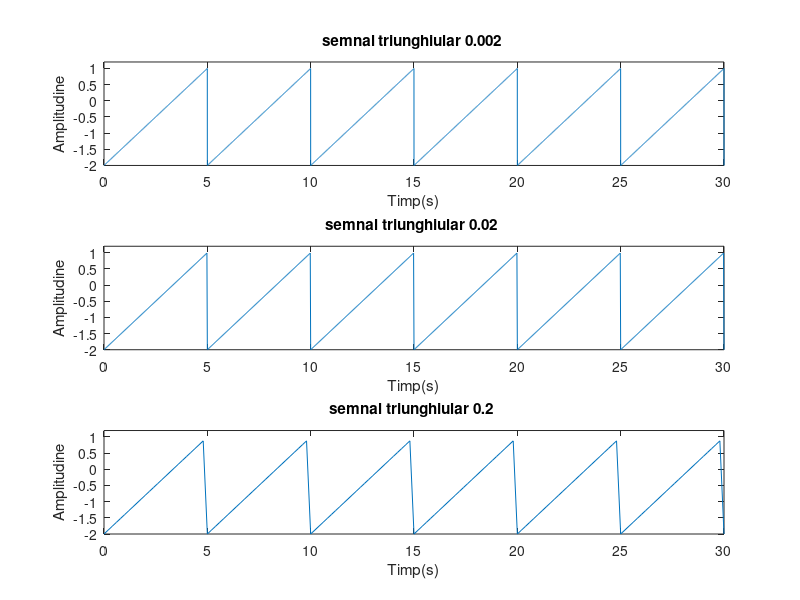

MATLAB code for this plot:
T=5
w=2*pi/T
s=1 %panta
 nT=6 %numarul de perioade reprezentate
t1=0:0.002:5*nT
x=1.5*sawtooth(t1*w,1)-0.5 %generarea semnalului triunghiular amplitudinea
%este 1.5 si componenta continua -0.5 pentru ca nivelul de maxim sa fie egal
%cu 1 iar cel de minim cu -2
 %s=slewrate(x,1/0.002)
 subplot(3,1,1)
 plot(t1,s*x)
 axis([0 30 -2  1.2])


title('semnal triunghiular 0.002 ')
xlabel('Timp(s)')
ylabel('Amplitudine')

t2=0:0.02:5*nT
x=1.5*sawtooth(t2*w,1)-0.5 %generarea semnalului triunghiular
subplot(3,1,2)
plot(t2,x)
axis([0 30 -2 1.2])

title('semnal triunghiular 0.02 ')
xlabel('Timp(s)')
ylabel('Amplitudine')

t3=0:0.2:5*nT
x=1.5*sawtooth(t3*w,1)-0.5 %generarea semnalului triungghiular
subplot(3,1,3)
plot(t3,x)
axis([0 30 -2 1.2])
title('semnal triunghiular 0.2 ')
xlabel('Timp(s)')
ylabel('Amplitudine')
